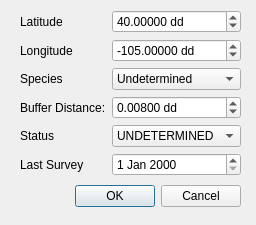
<?xml version="1.0" encoding="UTF-8"?>
<ui version="4.0">
 <class>NewRaptorDialogBase</class>
 <widget class="QDialog" name="NewRaptorDialogBase">
  <property name="geometry">
   <rect>
    <x>0</x>
    <y>0</y>
    <width>256</width>
    <height>225</height>
   </rect>
  </property>
  <property name="windowTitle">
   <string>Add New Raptor</string>
  </property>
  <widget class="QDialogButtonBox" name="button_box">
   <property name="geometry">
    <rect>
     <x>70</x>
     <y>180</y>
     <width>171</width>
     <height>32</height>
    </rect>
   </property>
   <property name="orientation">
    <enum>Qt::Horizontal</enum>
   </property>
   <property name="standardButtons">
    <set>QDialogButtonBox::Cancel|QDialogButtonBox::Ok</set>
   </property>
  </widget>
  <widget class="QWidget" name="formLayoutWidget">
   <property name="geometry">
    <rect>
     <x>20</x>
     <y>10</y>
     <width>221</width>
     <height>171</height>
    </rect>
   </property>
   <layout class="QFormLayout" name="lytForm">
    <item row="0" column="0">
     <widget class="QLabel" name="latitudeLabel">
      <property name="text">
       <string>Latitude</string>
      </property>
     </widget>
    </item>
    <item row="0" column="1">
     <widget class="QDoubleSpinBox" name="spbLatitude">
      <property name="suffix">
       <string> dd</string>
      </property>
      <property name="decimals">
       <number>5</number>
      </property>
      <property name="minimum">
       <double>-90.000000000000000</double>
      </property>
      <property name="maximum">
       <double>90.000000000000000</double>
      </property>
      <property name="singleStep">
       <double>0.001000000000000</double>
      </property>
      <property name="value">
       <double>40.000000000000000</double>
      </property>
     </widget>
    </item>
    <item row="1" column="0">
     <widget class="QLabel" name="longitudeLabel">
      <property name="text">
       <string>Longitude</string>
      </property>
     </widget>
    </item>
    <item row="1" column="1">
     <widget class="QDoubleSpinBox" name="spbLongitude">
      <property name="suffix">
       <string> dd</string>
      </property>
      <property name="decimals">
       <number>5</number>
      </property>
      <property name="minimum">
       <double>-180.000000000000000</double>
      </property>
      <property name="maximum">
       <double>180.000000000000000</double>
      </property>
      <property name="singleStep">
       <double>0.001000000000000</double>
      </property>
      <property name="value">
       <double>-105.000000000000000</double>
      </property>
     </widget>
    </item>
    <item row="2" column="0">
     <widget class="QLabel" name="speciesLabel">
      <property name="text">
       <string>Species</string>
      </property>
     </widget>
    </item>
    <item row="2" column="1">
     <widget class="QComboBox" name="cmbSpecies">
      <item>
       <property name="text">
        <string>Undetermined</string>
       </property>
      </item>
      <item>
       <property name="text">
        <string>Red-tail Hawk</string>
       </property>
      </item>
      <item>
       <property name="text">
        <string>Swainsons Hawk</string>
       </property>
      </item>
      <item>
       <property name="text">
        <string>Northern Harrier</string>
       </property>
      </item>
     </widget>
    </item>
    <item row="3" column="0">
     <widget class="QLabel" name="bufferDistanceLabel">
      <property name="text">
       <string>Buffer Distance:</string>
      </property>
     </widget>
    </item>
    <item row="3" column="1">
     <widget class="QDoubleSpinBox" name="spbBuffer">
      <property name="suffix">
       <string> dd</string>
      </property>
      <property name="decimals">
       <number>5</number>
      </property>
      <property name="maximum">
       <double>0.100000000000000</double>
      </property>
      <property name="singleStep">
       <double>0.001000000000000</double>
      </property>
      <property name="value">
       <double>0.008000000000000</double>
      </property>
     </widget>
    </item>
    <item row="4" column="0">
     <widget class="QLabel" name="statusLabel">
      <property name="text">
       <string>Status</string>
      </property>
     </widget>
    </item>
    <item row="4" column="1">
     <widget class="QComboBox" name="cmbStatus">
      <item>
       <property name="text">
        <string>UNDETERMINED</string>
       </property>
      </item>
      <item>
       <property name="text">
        <string>ACTIVE NEST</string>
       </property>
      </item>
      <item>
       <property name="text">
        <string>INACTIVE NEST</string>
       </property>
      </item>
      <item>
       <property name="text">
        <string>FLEDGED NEST</string>
       </property>
      </item>
     </widget>
    </item>
    <item row="5" column="0">
     <widget class="QLabel" name="lastSurveyLabel">
      <property name="text">
       <string>Last Survey</string>
      </property>
     </widget>
    </item>
    <item row="5" column="1">
     <widget class="QDateEdit" name="dteLast"/>
    </item>
   </layout>
  </widget>
 </widget>
 <resources/>
 <connections>
  <connection>
   <sender>button_box</sender>
   <signal>accepted()</signal>
   <receiver>NewRaptorDialogBase</receiver>
   <slot>accept()</slot>
   <hints>
    <hint type="sourcelabel">
     <x>20</x>
     <y>20</y>
    </hint>
    <hint type="destinationlabel">
     <x>20</x>
     <y>20</y>
    </hint>
   </hints>
  </connection>
  <connection>
   <sender>button_box</sender>
   <signal>rejected()</signal>
   <receiver>NewRaptorDialogBase</receiver>
   <slot>reject()</slot>
   <hints>
    <hint type="sourcelabel">
     <x>20</x>
     <y>20</y>
    </hint>
    <hint type="destinationlabel">
     <x>20</x>
     <y>20</y>
    </hint>
   </hints>
  </connection>
 </connections>
</ui>
